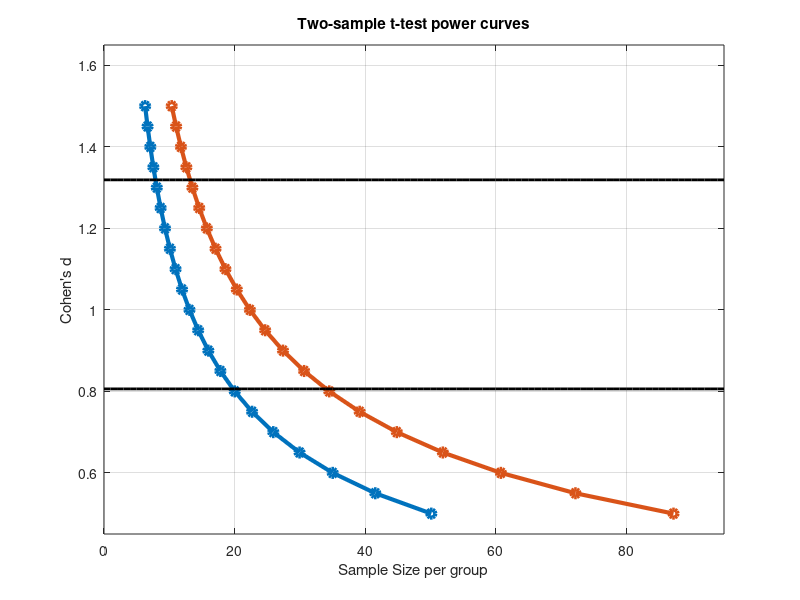

Reproduce this figure in MATLAB.
% figure 1C
% ---------

% read data generated by G-power
data        = importdata('GPower_data.csv'); % assuming already in current directory
effectsized = data.data(:,1);                % Cohens' d values
N80         = data.data(:,2);                % Sample sizes for 80% power
N95         = data.data(:,3);                % Sample sizes for 95% power
CI          = [0.77 1.26];                   % meta-analysis Hedges' g 95% CI
CI          = CI./(1-(3/((4*17)-1)));        % approximate transformation to Cohens' d 
                                             % with 17 df (from 18 studies) 

% plot
figure; plot(N80./2,effectsized,'-o','LineWidth',3)
hold on; plot(N95./2,effectsized,'-o','LineWidth',3)
box on; grid on; ylabel('Cohen''s d'); xlabel('Sample Size per group')
axis([0 95 0.45 1.65 ]); title('Two-sample t-test power curves')
plot(0:95,repmat(CI(1),96,1),'-k','LineWidth',2)   % lower bound of the 95% CI
plot(0:95,repmat(CI(2),96,1),'-k','LineWidth',2)  % higher bound of the 95% CI
